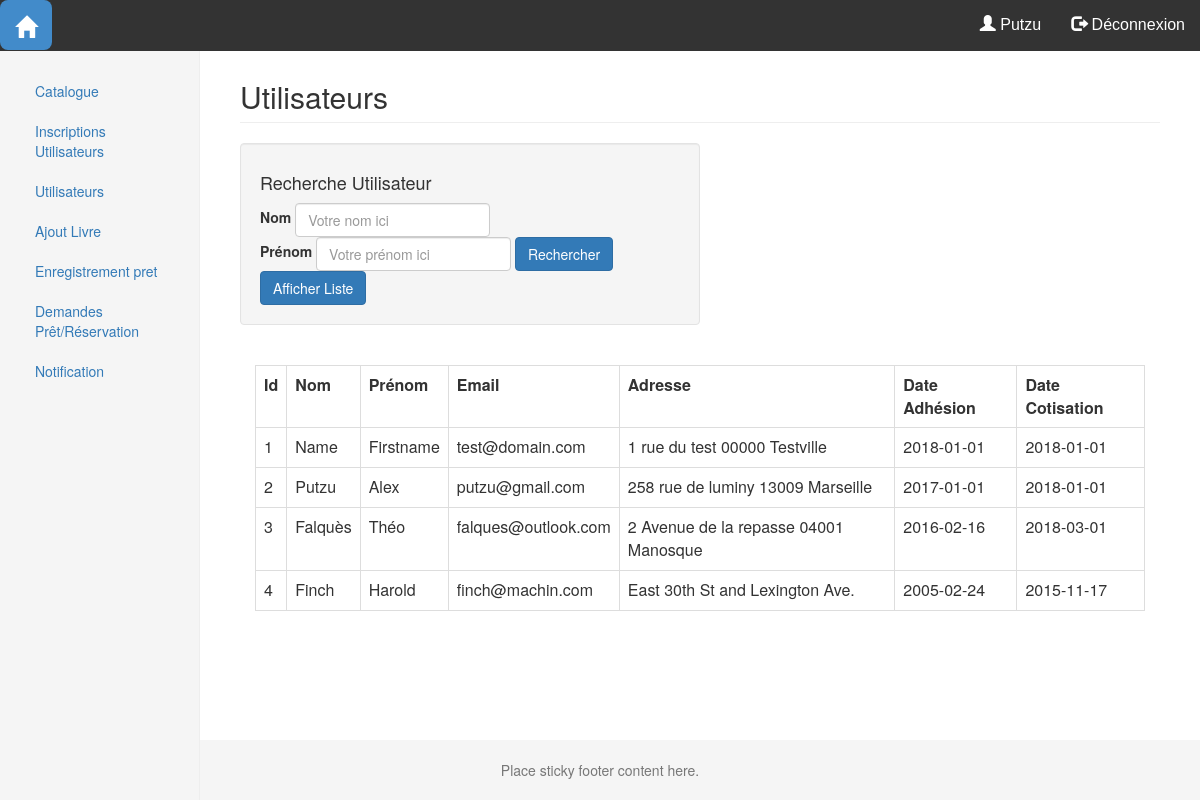
The app's page /admin/portail_admin.php?page=utilisateurs (signed in) with its own data.
### tables this page shows
Create table Adherant (
	IdAdherant integer
	PRIMARY KEY
	AUTO_INCREMENT,
	Mail VARCHAR(320) Unique,
	MDP varchar(100)
	NOT NULL,
	Nom varchar(100)
	NOT NULL,
	Prenom varchar(100)
	NOT NULL,
	Adresse varchar(100)
	NOT NULL,
	adhesion date,
	cotisation date
);

### fonctions/admin.php (the view, shortened to what this page needs)
<?php
include 'config_bdd.php';
function listUser(){
    global $bdd;
    $find='';
    $req = 'SELECT IdAdherant,Nom,Prenom,Mail,Adresse,adhesion,cotisation FROM Adherant '. $find;
    $result=$bdd->prepare($req);
    $result->execute();
    $data=$result->fetchAll();
    foreach ($data as $catalogue){
        echo '<tr>
                    <td>'.$catalogue['IdAdherant'].'</td>
                    <td>'.$catalogue['Nom'].'</td>
                    <td>'.$catalogue['Prenom'].'</td>
                    <td>'.$catalogue['Mail'].'</td>
                    <td>'.$catalogue['Adresse'].'</td>
                    <td>'.$catalogue['adhesion'].'</td>
                    <td>'.$catalogue['cotisation'].'</td>
                 </tr>';
    }
}

### css/style.css (style rules this page uses)
html { position: relative; min-height: 100%; }
body { margin-bottom: 60px; }

### records on screen
adherant: IdAdherant "1", Nom "Name", Prenom "Firstname", Mail "test@domain.com", Adresse "1 rue du test 00000 Testville", adhesion "2018-01-01", cotisation "2018-01-01"
adherant: IdAdherant "2", Nom "Putzu", Prenom "Alex", Mail "putzu@gmail.com", Adresse "258 rue de luminy 13009 Marseille", adhesion "2017-01-01", cotisation "2018-01-01"
adherant: IdAdherant "3", Nom "Falquès", Prenom "Théo", Mail "falques@outlook.com", Adresse "2 Avenue de la repasse 04001 Manosque", adhesion "2016-02-16", cotisation "2018-03-01"
adherant: IdAdherant "4", Nom "Finch", Prenom "Harold", Mail "finch@machin.com", Adresse "East 30th St and Lexington Ave.", adhesion "2005-02-24", cotisation "2015-11-17"

### other values on screen
$_SESSION['Nom'] "Putzu"
$info['title'] "Catalogue"
$info['title'] "Inscriptions Utilisateurs"
$info['title'] "Utilisateurs"
$info['title'] "Ajout Livre"
$info['title'] "Enregistrement pret"
$info['title'] "Demandes Prêt/Réservation"
$info['title'] "Notification"
